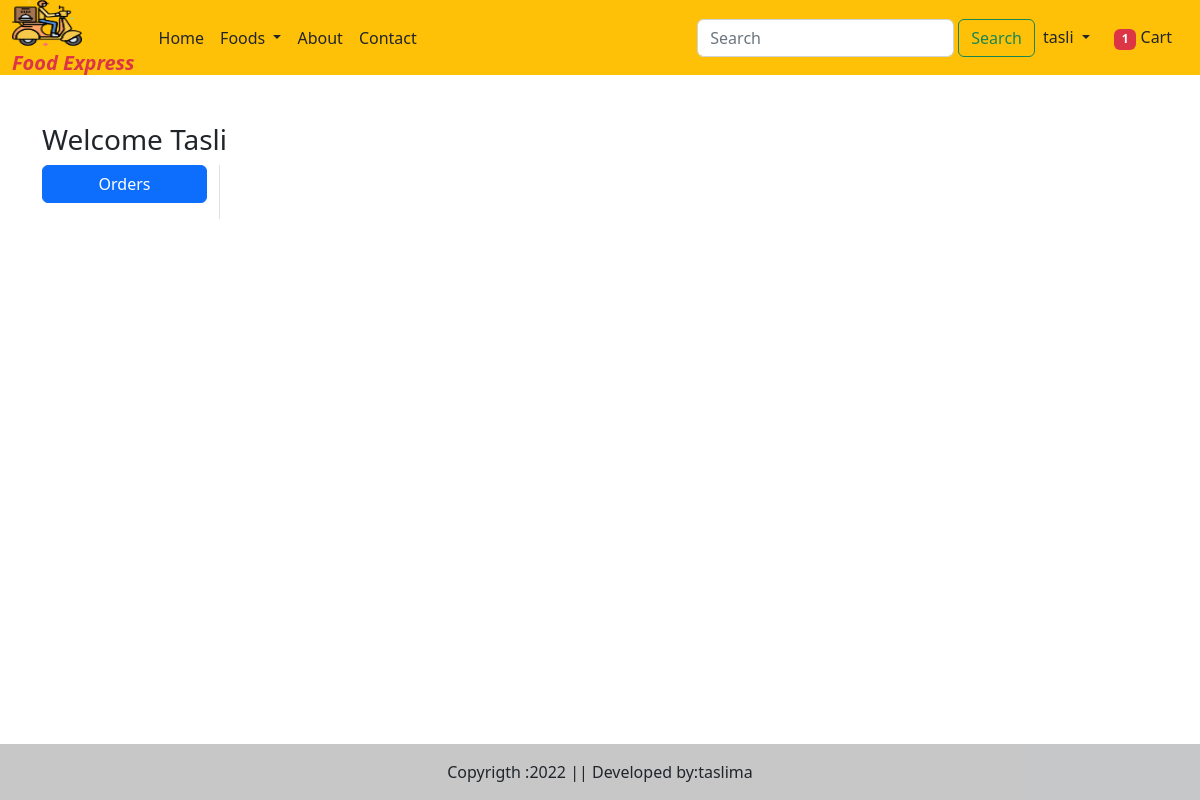
/orders/ (signed in), run on an earlier commit of the app's database.
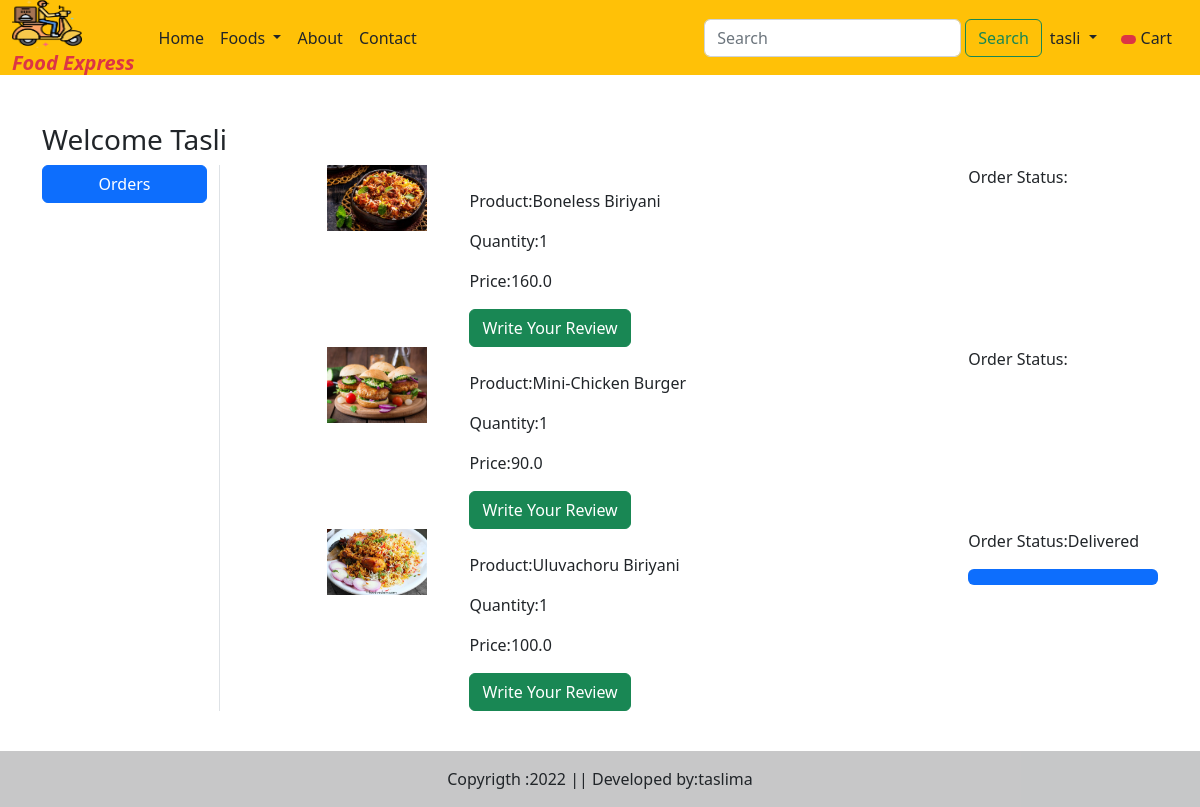
And on a later commit of the database.
### myapp/models.py (models this page shows, shortened)
class OrderPlaced(models.Model):
    user=models.ForeignKey(User,on_delete=models.CASCADE,null=True)
    customer=models.ForeignKey(Customer,on_delete=models.CASCADE,null=True)
    product=models.ForeignKey(Food,on_delete=models.CASCADE,null=True)
    payment=models.ForeignKey(Payment,on_delete=models.CASCADE,null=True)
    quantity=models.PositiveIntegerField(default=1)
    ordered_date=models.DateTimeField(auto_now_add=True)
    status=models.CharField(max_length=50,choices=STATUS_CHOICES)
    @property
    def total_cost(self):
        return self.quantity * self.product.discount_price

class Food(models.Model):
    CATEGORY_CHOICES=(
        ('bi','Biriyani'),
        ('pz','Pizza'),
        ('br','Burger'),
        ('sh','Shawarma'),
        ('ch','Chicken'),
        ('pr','Paratha'),
        ('sw','Sandwich'),
        ('ds','Dosa'),
        ('fr','Fried Rice'),
        ('nd','Noodles'),
        ('md','Mandhi'),
    )
    name=models.CharField(max_length=50)
    category=models.CharField(choices=CATEGORY_CHOICES,max_length=2)
    description=models.TextField()
    active=models.BooleanField()
    price=models.FloatField()
    discount_price=models.FloatField()
    is_veg=models.BooleanField()
    food_image=models.ImageField(upload_to='Dishes')

### myapp/views.py (the view)
# urls.py: path('orders/',views.orders,name='orders'),
def orders(request):
    order_placed=OrderPlaced.objects.filter(user=request.user)
    if request.user.is_authenticated:
        totalitem=len(Cart.objects.filter(user=request.user))
    return render(request,'orders.html',locals())

### myapp/templates/orders.html (shortened to what this page needs)
{% extends 'base.html' %}
{% load static %}
{% block main-content %}
<div class="container my-5">
    <div class="row">
        <h3>Welcome <span class="text-capitalize">{{request.user}}</span></h3>
        <div class="col-sm-2 border-end">
            <ul class="list-unstyled">
                <li class="d-grid">
                    <a href="{% url 'orders' %}" class="btn btn-primary">Orders</a>
                </li>
            </ul>
        </div>
        <div class="col-sm-9 offset-sm-1">
            {% for op in order_placed %}
            <div class="row">
                <div class="col-sm-2">
                    <img src="{{op.product.food_image.url}}" alt="" class="img-fluid" height="100" width="100">
                </div>
                <div class="col-sm-7"><br>
                    <p>Product:{{op.product.name}}</p>
                    <p>Quantity:{{op.quantity}}</p>
                    <p>Price:{{op.total_cost}}</p>
                    <a class="btn btn-success" href="{% url 'review' op.product.id %}">Write Your Review</a><br>
                </div>
                <div class="col-sm-3">
                    <p>Order Status:{{op.status}}</p>
                    {% if op.status == 'Delivered' %}
                    <div class="progress">
                        <div class="progress-bar" role="progressbar" style="width: 100%;" aria-valuenow="100" aria-valuemin="0"
                        aria-valuemax="100"></div>
                    </div>
                    {% endif %}
                </div>
            </div>
            {% endfor %}
        </div>
    </div>
</div>
{% endblock main-content %}

### myapp/templates/base.html (shortened to what this page needs)
<!DOCTYPE html>
{% load static %}
<html lang="en">
<head>
    <link href="https://cdn.jsdelivr.net/npm/bootstrap@5.2.3/dist/css/bootstrap.min.css" rel="stylesheet">
</head>
<body>
    <nav class="navbar navbar-expand-lg bg-warning ">
        <div class="container-fluid">
          <a class="navbar-brand" href="#">
            <img src="{% static '/images/logo.png' %}" width="70" height="50"><br>
           <span class="text-danger lh-1 fs-8 text fst-italic fw-bold" > Food Express</span>
          </a>
          <div class="collapse navbar-collapse" id="navbarSupportedContent">
            <ul class="navbar-nav me-auto mb-2 mb-lg-0">
              <li class="nav-item">
                <a class="nav-link text-dark active" aria-current="page" href="/">Home</a>
              </li>
              <li class="nav-item dropdown">
                <a class="nav-link dropdown-toggle text-dark" href="#" role="button" data-bs-toggle="dropdown" aria-expanded="false">
               Foods
                </a>
              </li>
              <li class="nav-item">
                <a class="nav-link text-dark" href="{% url 'about' %}">About</a>
              </li>
              <li class="nav-item">
                <a class="nav-link text-dark" href="{% url 'contact' %}">Contact</a>
              </li>
            </ul>
            <form class="d-flex" role="search" action="/search">
              <input class="form-control me-1" type="search" placeholder="Search" aria-label="Search" name="search">
              <button class="btn btn-outline-success" type="submit">Search</button>
            </form>
          </div>
          <ul class="navbar-nav me-auto mb-2 mb-lg-0">
            {% if request.user.is_authenticated %}
            <li class="nav-item dropdown">
              <a class="nav-link dropdown-toggle text-dark" id="profileDropdown" href="#" role="button" data-bs-toggle="dropdown" aria-expanded="false">
          {{request.user}}
              </a>
            </li> </li>
            <li class="nav-item mx-2">
              <a href="{% url 'cart'  %}" class="nav-link text-dark">
                <span class="badge bg-danger">
                {% if totalitem > 0 %}
                {{totalitem}}
                {% endif %}</span>
                Cart</a>
          {% endif %}
          </ul>
        </div>
      </nav>
 {% block main-content %}{% endblock main-content %}
 <br>
 <br>
 <footer  class="bg-light text-center text-lg-start fixed-bottom" >
  <div class="text-center p-3" style="background-color: rgba(0, 0, 0, 0.2);">
    Copyrigth :2022 || Developed by:taslima
  </div>
 </footer>
</body>
</html>

### myapp/templates/base.html (style rules this page uses)
.bg-warning { height: 75px; }

What changed in the data, as far as the page shows it:
added OrderPlaced: product.food_image (picture), product.name "Boneless Biriyani", quantity "1", total_cost "160.0"
added OrderPlaced: product.food_image (picture), product.name "Mini-Chicken Burger", quantity "1", total_cost "90.0"
added OrderPlaced: product.food_image (picture), product.name "Uluvachoru Biriyani", quantity "1", total_cost "100.0", status "Delivered"
Also different on the page:
{{ totalitem }}: "1" → (not shown)
